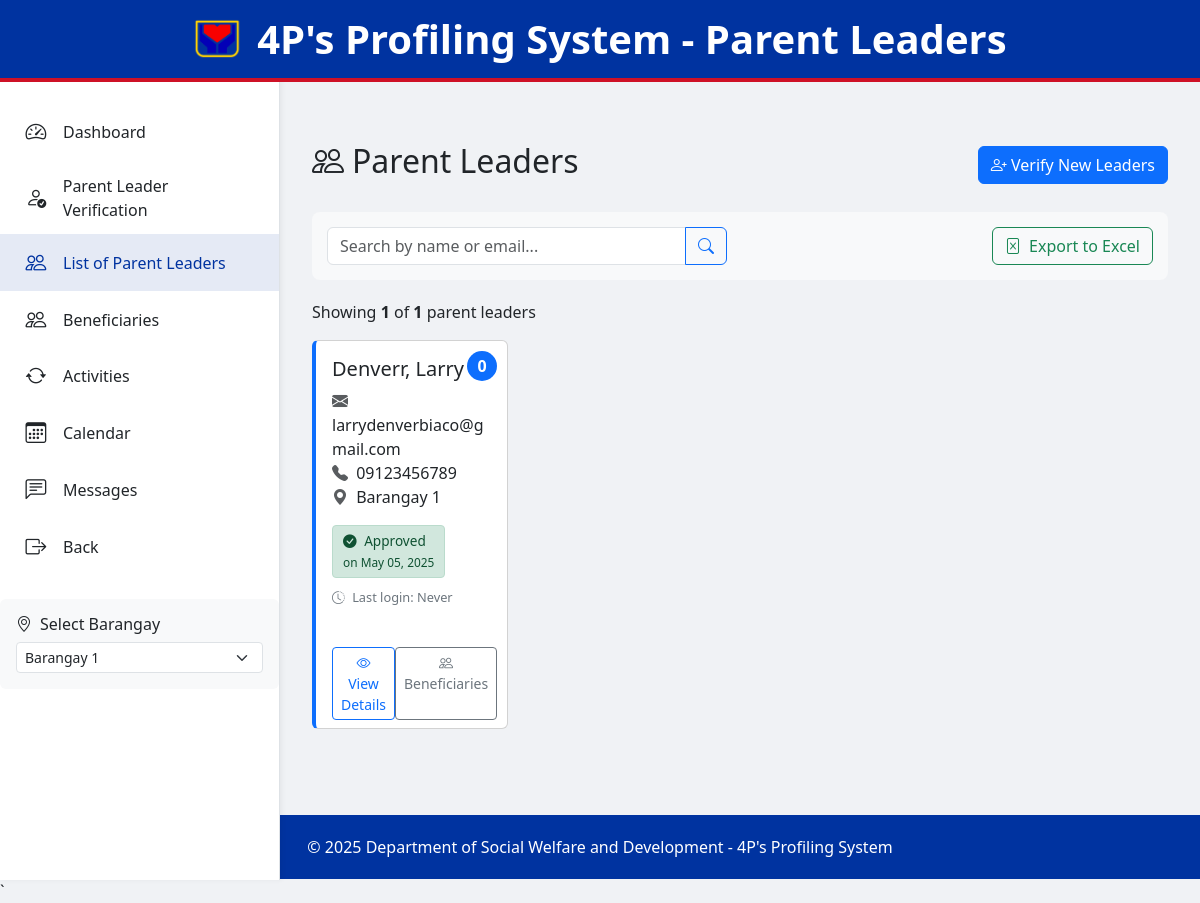
Page /Admin/parent_leaders.php on the committed database.
### tables this page shows
CREATE TABLE `users` (
  `user_id` int(11) NOT NULL,
  `email` varchar(100) NOT NULL,
  `password` varchar(255) NOT NULL,
  `firstname` varchar(50) NOT NULL,
  `middle_initial` varchar(1) DEFAULT NULL,
  `lastname` varchar(50) NOT NULL,
  `date_of_birth` date NOT NULL,
  `gender` enum('male','female','other','MALE','FEMALE','OTHER') NOT NULL,
  `civil_status` varchar(50) NOT NULL,
  `phone_number` varchar(20) NOT NULL,
  `region` varchar(100) NOT NULL,
  `province` varchar(100) NOT NULL,
  `city` varchar(100) NOT NULL,
  `household_members` int(11) NOT NULL,
  `dependants` int(11) NOT NULL,
  `family_head` varchar(100) NOT NULL,
  `occupation` varchar(100) NOT NULL,
  `household_income` decimal(12,2) NOT NULL,
  `income_source` varchar(100) NOT NULL,
  `valid_id_path` varchar(255) NOT NULL,
  `proof_of_residency_path` varchar(255) NOT NULL,
  `profile_image` varchar(255) DEFAULT NULL,
  `account_status` enum('pending','active','suspended','deactivated') DEFAULT 'pending',
  `role` enum('resident','staff','admin') DEFAULT 'resident',
  `created_at` timestamp NOT NULL DEFAULT current_timestamp(),
  `updated_at` timestamp NOT NULL DEFAULT current_timestamp() ON UPDATE current_timestamp(),
  `last_login` timestamp NULL DEFAULT NULL,
  `barangay` varchar(100) DEFAULT NULL
);

CREATE TABLE `barangays` (
  `barangay_id` int(11) NOT NULL,
  `name` varchar(100) NOT NULL,
  `captain_name` varchar(100) DEFAULT NULL,
  `image_path` varchar(255) DEFAULT NULL,
  `created_at` datetime NOT NULL,
  `updated_at` datetime DEFAULT NULL
);

### Admin/parent_leaders.php (the view, shortened to what the rows shown need)
<?php
require_once "../backend/connections/database.php";
$selected_barangay_id = isset($_GET['barangay_id']) ? intval($_GET['barangay_id']) : null;
$page = isset($_GET['page']) ? intval($_GET['page']) : 1;
$per_page = 10;
$offset = ($page - 1) * $per_page;
try {
    $db = new Database();
    $current_barangay = null;
    $whereConditions = ["u.account_status = 'active' AND u.role = 'resident'"];
    $queryParams = [];
    $whereClause = "WHERE " . implode(" AND ", $whereConditions);
    $parentLeadersQuery = "
        SELECT
            u.user_id,
            u.firstname,
            u.lastname,
            u.email,
            u.phone_number,
            u.created_at,
            u.updated_at,
            u.last_login,
            u.barangay,
            u.account_status,
            b.name as barangay_name,
            COUNT(ben.beneficiary_id) as beneficiary_count,
            (SELECT description FROM activity_logs
             WHERE activity_type = 'verification'
             AND description LIKE CONCAT('%Approved user ID ', u.user_id, '%')
             ORDER BY created_at DESC LIMIT 1) as approval_info,
            (SELECT created_at FROM activity_logs
             WHERE activity_type = 'verification'
             AND description LIKE CONCAT('%Approved user ID ', u.user_id, '%')
             ORDER BY created_at DESC LIMIT 1) as approval_date
        FROM users u
        LEFT JOIN barangays b ON u.barangay = b.barangay_id
        LEFT JOIN beneficiaries ben ON u.user_id = ben.parent_leader_id
        $whereClause
        GROUP BY u.user_id
        ORDER BY u.lastname, u.firstname
        LIMIT ?, ?
    ";
    $paginationParams = array_merge($queryParams, [$offset, $per_page]);
    $parent_leaders = $db->fetchAll($parentLeadersQuery, $paginationParams);
} catch (Exception $e) {
    error_log("Parent Leaders Error: " . $e->getMessage());
    $parent_leaders = [];
    $total_parent_leaders = 0;
    $total_pages = 0;
    $barangays = [];
    $current_barangay = null;
    $error_message = "An error occurred while processing your request. Please try again later.";
}
?>
<!DOCTYPE html>
<html lang="en">
<head>
    <link href="https://cdn.jsdelivr.net/npm/bootstrap@5.3.0-alpha1/dist/css/bootstrap.min.css" rel="stylesheet">
    <link rel="stylesheet" href="https://cdn.jsdelivr.net/npm/bootstrap-icons@1.10.0/font/bootstrap-icons.css">
    <link href="css/admin.css" rel="stylesheet">
</head>
<body>
    <header class="page-header">
        <div class="logo-container">
            <h1>4P's Profiling System - Parent Leaders</h1>
        </div>
    </header>
    <div class="main-content">
        <div class="d-flex justify-content-between align-items-center mb-4">
            <h2><i class="bi bi-people me-2"></i>Parent Leaders</h2>
        </div>
        <?php if(empty($parent_leaders)): ?>
        <div class="card">
            <div class="card-body text-center py-5">
                <i class="bi bi-people fs-1 text-muted mb-3"></i>
                <h3>No Parent Leaders Found</h3>
                <p class="text-muted">There are currently no parent leaders registered in the system<?php echo $selected_barangay_id && $current_barangay ? ' for Barangay ' . htmlspecialchars($current_barangay['name']) : ''; ?>.</p>
                <div class="mt-3">
                    <a href="participant_verification.php<?php echo $selected_barangay_id ? '?barangay_id='.$selected_barangay_id : ''; ?>" class="btn btn-primary">
                        <i class="bi bi-person-check"></i> Verify Parent Leaders
                    </a>
                </div>
            </div>
        </div>
        <?php else: ?>
        <div class="row">
            <?php foreach($parent_leaders as $leader): ?>
            <div class="col-md-4 col-lg-3 mb-4">
                <div class="card leader-card h-100 position-relative">
                    <div class="beneficiary-count" title="Number of beneficiaries under this parent leader">
                        <?php echo $leader['beneficiary_count']; ?>
                    </div>
                    <div class="card-body">
                        <h5 class="card-title">
                            <?php echo htmlspecialchars(ucwords($leader['lastname'] . ', ' . $leader['firstname'])); ?>
                        </h5>
                        <p class="card-text">
                            <i class="bi bi-envelope-fill me-1 text-muted"></i> <?php echo htmlspecialchars($leader['email']); ?><br>
                            <i class="bi bi-telephone-fill me-1 text-muted"></i> <?php echo htmlspecialchars($leader['phone_number']); ?><br>
                            <i class="bi bi-geo-alt-fill me-1 text-muted"></i> <?php echo htmlspecialchars($leader['barangay_name'] ?? 'No Barangay Assigned'); ?>
                        </p>
                        <?php
                        $statusClass = '';
                        $statusIcon = '';
                        switch($leader['account_status']) {
                            case 'active':
                                $statusClass = 'status-active';
                                $statusIcon = 'bi-check-circle-fill';
                                $statusText = 'Approved';
                                break;
                        }
                        ?>
                        <div class="status-badge <?php echo $statusClass; ?>">
                            <i class="bi <?php echo $statusIcon; ?> me-1"></i> <?php echo $statusText; ?>
                            <?php if($leader['account_status'] == 'active' && $leader['approval_date']): ?>
                            <br><small>on <?php echo date('M d, Y', strtotime($leader['approval_date'])); ?></small>
                            <?php endif; ?>
                        </div>
                        <p class="last-login">
                            <i class="bi bi-clock-history me-1"></i> Last login:
                            <?php echo $leader['last_login'] ? date('M d, Y, g:i a', strtotime($leader['last_login'])) : 'Never'; ?>
                        </p>
                    </div>
                    <div class="card-footer bg-transparent border-top-0">
                        <div class="d-flex justify-content-between">
                            <a href="tabs/view_parent_leader.php?id=<?php echo $leader['user_id']; ?><?php echo $selected_barangay_id ? '&barangay_id='.$selected_barangay_id : ''; ?>" class="btn btn-sm btn-outline-primary">
                                <i class="bi bi-eye"></i> View Details
                            </a>
                            <a href="beneficiaries.php?parent_leader_id=<?php echo $leader['user_id']; ?><?php echo $selected_barangay_id ? '&barangay_id='.$selected_barangay_id : ''; ?>" class="btn btn-sm btn-outline-secondary">
                                <i class="bi bi-people"></i> Beneficiaries
                            </a>
                        </div>
                    </div>
                </div>
            </div>
            <?php endforeach; ?>
        </div>
        <?php endif; ?>
    </div>
</body>
</html>`

### rows in the picture
users: beneficiary_count "0", lastname+firstname "Denverr, Larry", email "larrydenverbiaco@gmail.com", phone_number "09123456789", barangays.name "Barangay 1", account_status "Approved", approval_date "May 05, 2025", shows "Never"

### other values in the picture
count($parent_leaders) "1"
$total_parent_leaders "1"
form field barangay_id "Barangay 1"
